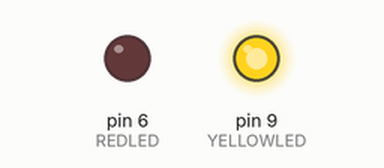
Simulated run of this sketch. Board: Arduino Uno, built with avr-gcc and run on an emulated ATmega328P. Shown: output pins drawn as LEDs (lit = HIGH).

Above: at 0.2 s.
At 5.2 s:
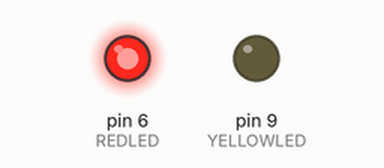
At 9.7 s:
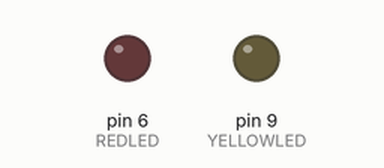
Timing chart, 0 to 10.4 s (numbered marks = the images above):
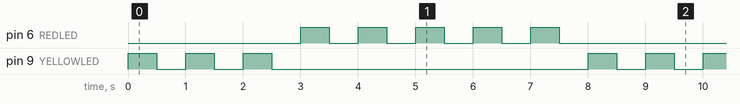

The sketch:

Lesson_15_-_Understanding_Arduino_For_Loops.ino
```cpp
//Declaring Variables
int YELLOWLED = 9;
int REDLED = 6;
int YELLOWDELAY = 500;
int REDDELAY = 500;
int YELLOWBLINK = 3;
int REDBLINK = 5;
//Usually variables for counting in loops are either "i" or "j"
//Try to use "j" instead of "i" to not get confused
int j;

void setup() {
  //LED setups
  pinMode(YELLOWLED, OUTPUT);
  pinMode(REDLED, OUTPUT);

}

void loop() {
  //For loops repeat and execute themselves until a certain condition is met
  //We start it off with the starting value of the variable
  //We then set the condition we want the for loop to stop at
  //And then tell the for loop of we want to add or take away any given value from the variable
  for (j = 1; j <= YELLOWBLINK; j = j + 1) {
    //Blinking Yellow LED three times
    digitalWrite(YELLOWLED, HIGH);
    delay(YELLOWDELAY);
    digitalWrite(YELLOWLED, LOW);
    delay(YELLOWDELAY);
  }

  for (j = 1; j <= REDBLINK; j = j + 1) {
    //Blinking Red LED five times
    digitalWrite(REDLED, HIGH);
    delay(REDDELAY);
    digitalWrite(REDLED, LOW);
    delay(REDDELAY);
  }

}
```

Measured:
- by itself, pin 6 (REDLED): repeats every 8.0 s: 4 × (LOW 0.50 s, HIGH 0.50 s), LOW 3.5 s, HIGH 0.50 s
- by itself, pin 9 (YELLOWLED): repeats every 8.0 s: 2 × (LOW 0.50 s, HIGH 0.50 s), LOW 5.5 s, HIGH 0.50 s
- by itself, everything shown: repeats every 8.0 s, in 16 steps
